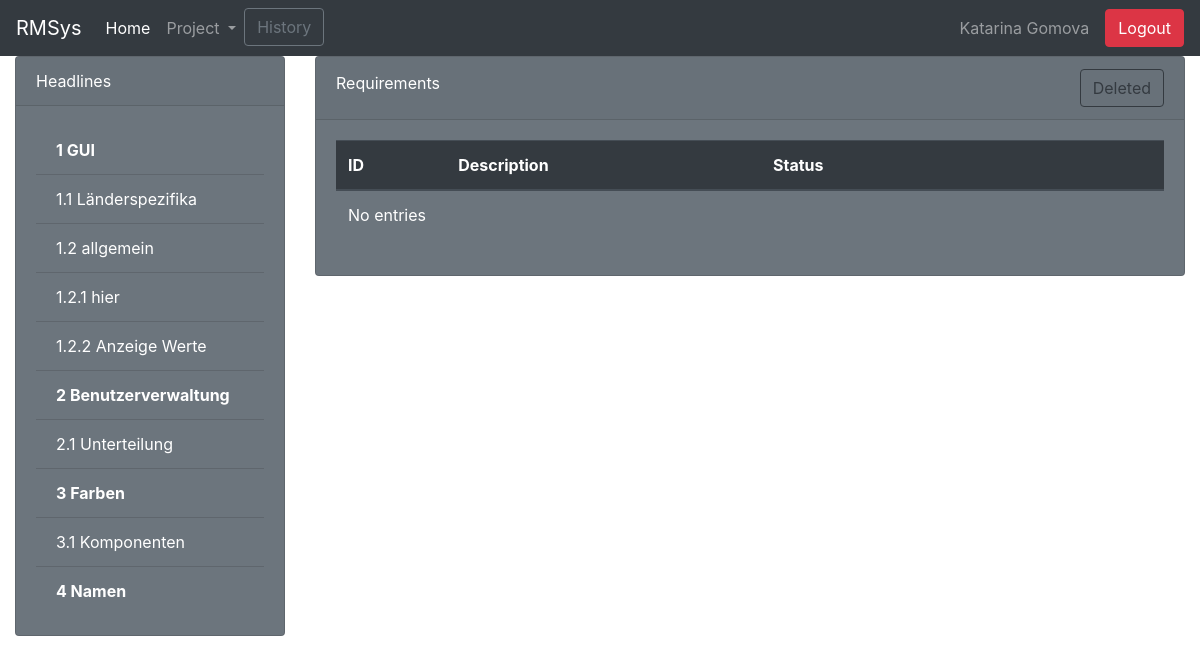
/ (signed in), run on an earlier commit of the app's database.
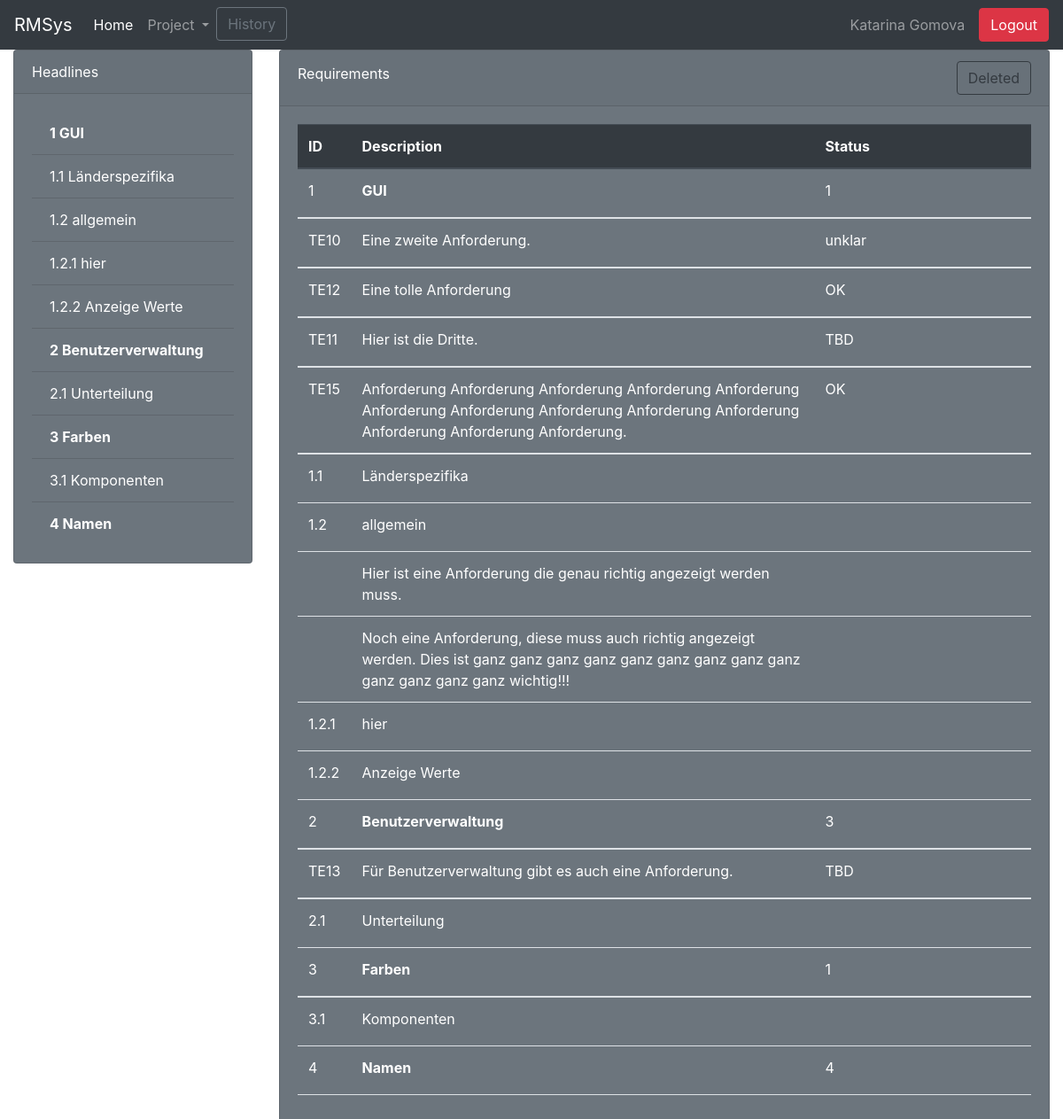
And on a later commit of the database.
### tables this page shows
CREATE TABLE `requirements` (
  `requirementsId` int(11) NOT NULL AUTO_INCREMENT,
  `numericalOrder` int(11) NOT NULL,
  `parentId` int(11) NOT NULL,
  `description` text NOT NULL,
  `comments` text,
  `creationDateTime` timestamp NOT NULL DEFAULT CURRENT_TIMESTAMP,
  `requirementsStatusId` int(11) DEFAULT NULL,
  `progress` int(11) DEFAULT NULL,
  `userId` int(11) DEFAULT NULL,
  `projectId` int(11) DEFAULT NULL,
  `requirementsTypId` int(11) DEFAULT NULL,
  `deleted` int(1) DEFAULT NULL,
  PRIMARY KEY (`requirementsId`),
  KEY `requirementsStatusId` (`requirementsStatusId`),
  KEY `userId` (`userId`),
  KEY `projectId` (`projectId`),
  KEY `requirementsTypId` (`requirementsTypId`),
  CONSTRAINT `requirements_ibfk_1` FOREIGN KEY (`requirementsStatusId`) REFERENCES `requirementsstatus` (`requirementsstatusid`),
  CONSTRAINT `requirements_ibfk_3` FOREIGN KEY (`userId`) REFERENCES `usermanagement` (`userid`),
  CONSTRAINT `requirements_ibfk_4` FOREIGN KEY (`projectId`) REFERENCES `project` (`projectid`),
  CONSTRAINT `requirements_ibfk_5` FOREIGN KEY (`requirementsTypId`) REFERENCES `requirementstyp` (`requirementstypid`)
);

CREATE TABLE `requirementsstatus` (
  `requirementsStatusId` int(11) NOT NULL AUTO_INCREMENT,
  `requirementsStatusName` varchar(20) DEFAULT NULL,
  PRIMARY KEY (`requirementsStatusId`)
);

### dbfunctions.php (the view, shortened to what the changed rows need)
<?php
    function headlineList() {
        global $conn;
        global $projectId;
        echo "<div class='list-group list-group-flush headline-list'>";
        $results = $conn->query("SELECT *
                                FROM requirements
                                Where projectId = {$projectId}
                                AND parentId = 0
                                AND requirementsTypId = 1
                                ORDER BY numericalOrder;");
        if ($results->num_rows) {
            foreach ($results as $result) {
                echo "<button type='button' class='list-group-item list-group-item-action'><b>".
                        $result['numericalOrder']."  ".$result['description'].
                    "</b></button>";
                $child_result = $conn->query("SELECT *
                                                FROM requirements
                                                WHERE projectId = {$projectId}
                                                AND parentId = {$result['requirementsId']}
                                                AND requirementsTypId = 1
                                                ORDER BY numericalOrder;");
                foreach ($child_result as $child) {
                    echo "<button type='button' class='list-group-item list-group-item-action'>".
                                $result['numericalOrder'].".".$child['numericalOrder']."  ".$child['description'].
                        "</button>";
                    $child_child_result = $conn->query("SELECT *
                                                        FROM requirements
                                                        WHERE projectId = {$projectId}
                                                        AND parentId = {$child['requirementsId']}
                                                        AND requirementsTypId = 1
                                                        ORDER BY numericalOrder;");
                    foreach ($child_child_result as $child_child) {
                        echo "<button type='button' class='list-group-item list-group-item-action'>".
                                $result['numericalOrder'].".".$child['numericalOrder'].".".$child_child['numericalOrder']."  ".$child_child['description'].
                            "</button>";
                    }
                }
            }
        } else {
            echo "No entries";
        }
        echo "</div>";
    }
    function hiddenRow($dbDaten, $prefix) {
    echo "<tr>
            <td colspan='6' class='hiddenRow noHover'>
                <div id='{$prefix}{$dbDaten['requirementsId']}' class='collapse'>";
                    echo "
                        <div class='card text-white bg-secondary border-dark'>
                            <div class='card-body'>
                                <div>
                                    <label for=''>Progress</label>
                                    <div class='progress'>
                                        <div class='progress-bar' role='progressbar' style='width: 25%;' aria-valuenow='25' aria-valuemin='0' aria-valuemax='100'>25%</div>
                                    </div>
                                </div>
                                <div>
                                    <label for='disabledTextarea'>Comment</label>
                                    <textarea disabled class='form-control' id='disabledTextarea' rows='2'>{$dbDaten['comments']}</textarea>
                                </div>
                                <div>
                                    <label for=''>History</label>
                                    <table id='scrolltable' class='table table-sm'>
                                    <thead>
                                        <tr>
                                            <th>ID</th>
                                            <th>Operation</th>
                                            <th>What</th>
                                            <th>New Value</th>
                                            <th>Old Value</th>
                                            <th>User</th>
                                            <th>Date & Time</th>
                                        </tr>
                                    </thead>
                                    <tbody>";
                          echo "    </tbody>
                                    </table>
                                </div>
                            </div>
                        </div>
                </div>
            </td>
        </tr>";
        return;
    }
    function getRequirements() {
        global $conn;
        global $projectId;
        $results = $conn->query("SELECT *
                                FROM requirements
                                WHERE projectId = {$projectId}
                                AND parentId = 0
                                AND requirementsTypId = 1
                                AND deleted = 0
                                ORDER BY numericalOrder;");
        if ($results->num_rows) {
            foreach ($results as $result) {
                echo "<tr data-toggle='collapse' data-target='#{$_SESSION['prefix']}{$result['requirementsId']}'>
                        <td>".$result['numericalOrder']."</td>
                        <td><b>".$result['description']."</b></td>
                        <td>".$result['requirementsStatusId']."</td>
                        <td></td>
                        <td>";
                echo    "</td>
                        <td></td>
                    </tr>";
                    hiddenRow($result, $_SESSION['prefix']);
                $firstResReq = $conn->query("SELECT *
                                                FROM requirements
                                                LEFT JOIN requirementsstatus AS stat
                                                ON (requirements.requirementsStatusId = stat.requirementsStatusId)
                                                WHERE projectId = {$projectId}
                                                AND parentId = {$result['requirementsId']}
                                                AND requirementsTypId = 2
                                                AND deleted = 0
                                                ORDER BY numericalOrder;");
                foreach ($firstResReq as $firstReq) {
                    echo "<tr data-toggle='collapse' data-target='#{$_SESSION['prefix']}{$firstReq['requirementsId']}'>
                            <td>{$_SESSION['prefix']}{$firstReq['requirementsId']}</td>
                            <td>".$firstReq['description']."</td>
                            <td>{$firstReq['requirementsStatusName']}</td>
                            <td>";
                    echo    "</td>
                            <td>";
                    echo    "</td>
                            <td>";
                    echo   "</td>
                        </tr>";
                }
                $child_result = $conn->query("SELECT *
                                                FROM requirements
                                                WHERE projectId = {$projectId}
                                                AND parentId = {$result['requirementsId']}
                                                AND requirementsTypId = 1
                                                AND deleted = 0
                                                ORDER BY numericalOrder;");
                foreach ($child_result as $child) {
                    echo "<tr>
                            <td>".$result['numericalOrder'].".".$child['numericalOrder']."</td>
                            <td>".$child['description']."</td>
                            <td></td>
                            <td></td>
                            <td>";
                    echo " </td>
                            <td></td>
                        </tr>";
                    $secResReq = $conn->query("SELECT *
                                                FROM requirements
                                                WHERE projectId = {$projectId}
                                                AND parentId = {$child['requirementsId']}
                                                AND requirementsTypId = 2
                                                AND deleted = 0
                                                ORDER BY numericalOrder;");
                    foreach ($secResReq as  $secReq) {
                        echo "<tr>
                                <td>
                                </td>
                                <td>".$secReq['description']."</td>
                                <td></td>
                                <td></td>
                                <td>";
                        echo   "</td>
                                <td>";
                        echo   "</td>
                            </tr>";
                    }
                    $child_child_result = $conn->query("SELECT *
                                                        FROM requirements
                                                        WHERE projectId = {$projectId}
                                                        AND parentId = {$child['requirementsId']}
                                                        AND requirementsTypId = 1
                                                        AND deleted = 0
                                                        ORDER BY numericalOrder;");
                    foreach ($child_child_result as $child_child) {
                        echo "<tr>
                                <td>".$result['numericalOrder'].".".$child['numericalOrder'].".".$child_child['numericalOrder']."</td>
                                <td>".$child_child['description']."</td>
                                <td></td>
                                <td></td>
                                <td>";
                        echo   "</td>
                                <td></td>
                            </tr>";
                    }
                }
            }
        } else {
            echo "<tr><td colspan='6'>No entries</td></tr>";
        }
    }
?>

What changed in the data, as far as the page shows it:
now on one of the page's lists (row edited): requirements: numericalOrder "1", description "GUI", requirementsStatusId "1"
changed requirements "GUI": numericalOrder (not shown) → "1"
now on one of the page's lists (row edited): requirements: numericalOrder "1", description "Länderspezifika"
now on one of the page's lists (row edited): requirements: numericalOrder "2", description "allgemein"
changed requirements "allgemein": numericalOrder (not shown) → "2"
now on one of the page's lists (row edited): requirements: numericalOrder "1", description "hier"
now on one of the page's lists (row edited): requirements: numericalOrder "2", description "Anzeige Werte"
now on one of the page's lists (row edited): requirements: numericalOrder "2", description "Benutzerverwaltung", requirementsStatusId "3"
changed requirements "Benutzerverwaltung": numericalOrder (not shown) → "2"
now on one of the page's lists (row edited): requirements: numericalOrder "1", description "Unterteilung"
now on one of the page's lists (row edited): requirements: numericalOrder "3", description "Farben", requirementsStatusId "1"
changed requirements "Farben": numericalOrder (not shown) → "3"
now on one of the page's lists (row edited): requirements: numericalOrder "1", description "Komponenten"
now on one of the page's lists (row edited): requirements: numericalOrder "4", description "Namen", requirementsStatusId "4"
now on this page (row edited): requirements: requirementsId "10", description "Eine zweite Anforderung.", requirementsStatusId.requirementsStatusName "unklar", shown under "1"
now on this page (row edited): requirements: requirementsId "12", description "Eine tolle Anforderung", requirementsStatusId.requirementsStatusName "OK", shown under "1"
now on this page (row edited): requirements: requirementsId "11", description "Hier ist die Dritte.", requirementsStatusId.requirementsStatusName "TBD", shown under "1"
now on this page (row edited): requirements: requirementsId "15", description "Anforderung Anforderung Anforderung Anforderung Anforderung Anforderung Anforderung Anforderung Anforderung Anforderung Anforderung Anforderung Anforderung.", requirementsStatusId.requirementsStatusName "OK", shown under "1"
now on this page (row edited): requirements: description "Hier ist eine Anforderung die genau richtig angezeigt werden muss.", shown under "1"
now on this page (row edited): requirements: description "Noch eine Anforderung, diese muss auch richtig angezeigt werden. Dies ist ganz ganz ganz ganz ganz ganz ganz ganz ganz ganz ganz ganz ganz wichtig!!!", shown under "1"
now on this page (row edited): requirements: requirementsId "13", description "Für Benutzerverwaltung gibt es auch eine Anforderung.", requirementsStatusId.requirementsStatusName "TBD", shown under "2"
Also different on the page:
text no longer shown: "No entries"
